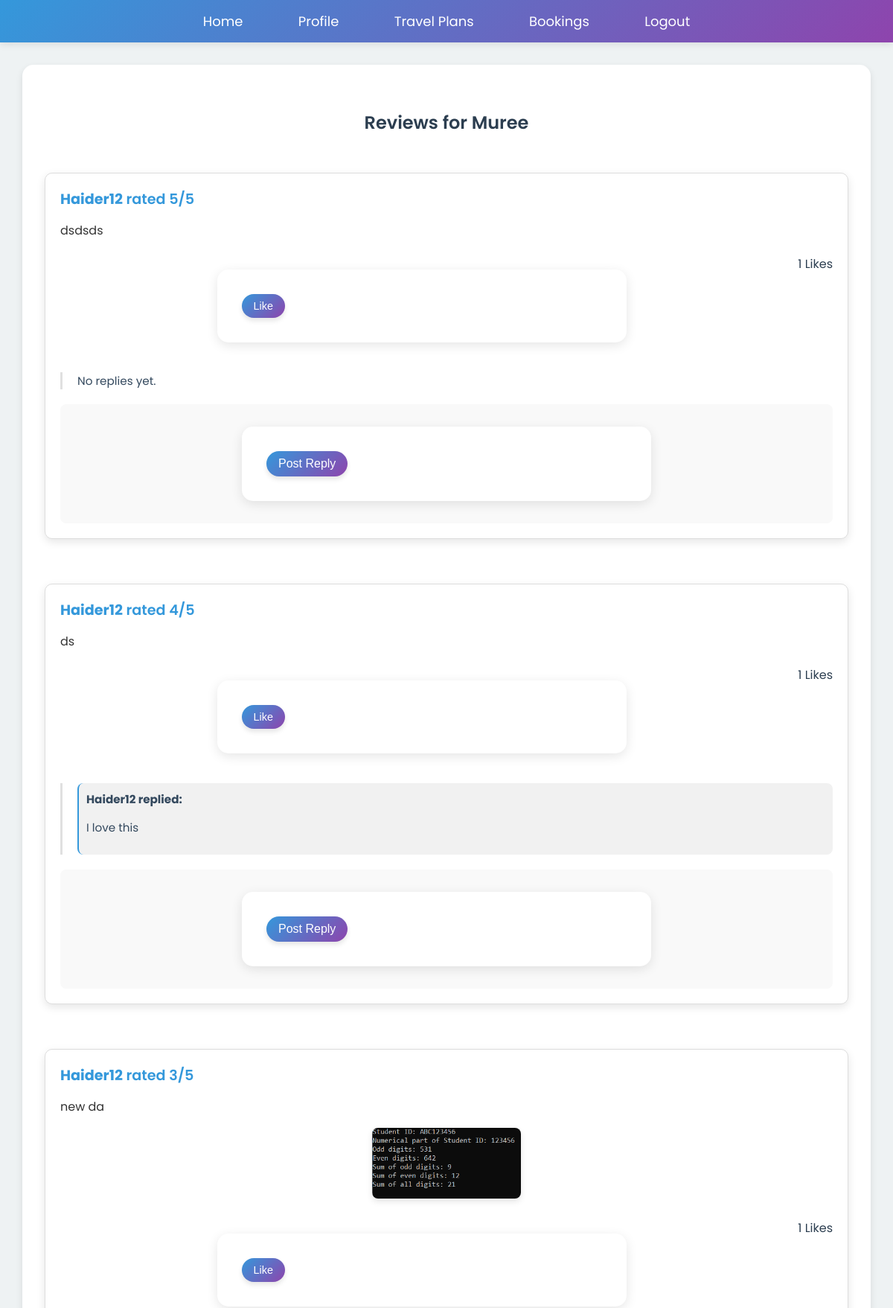
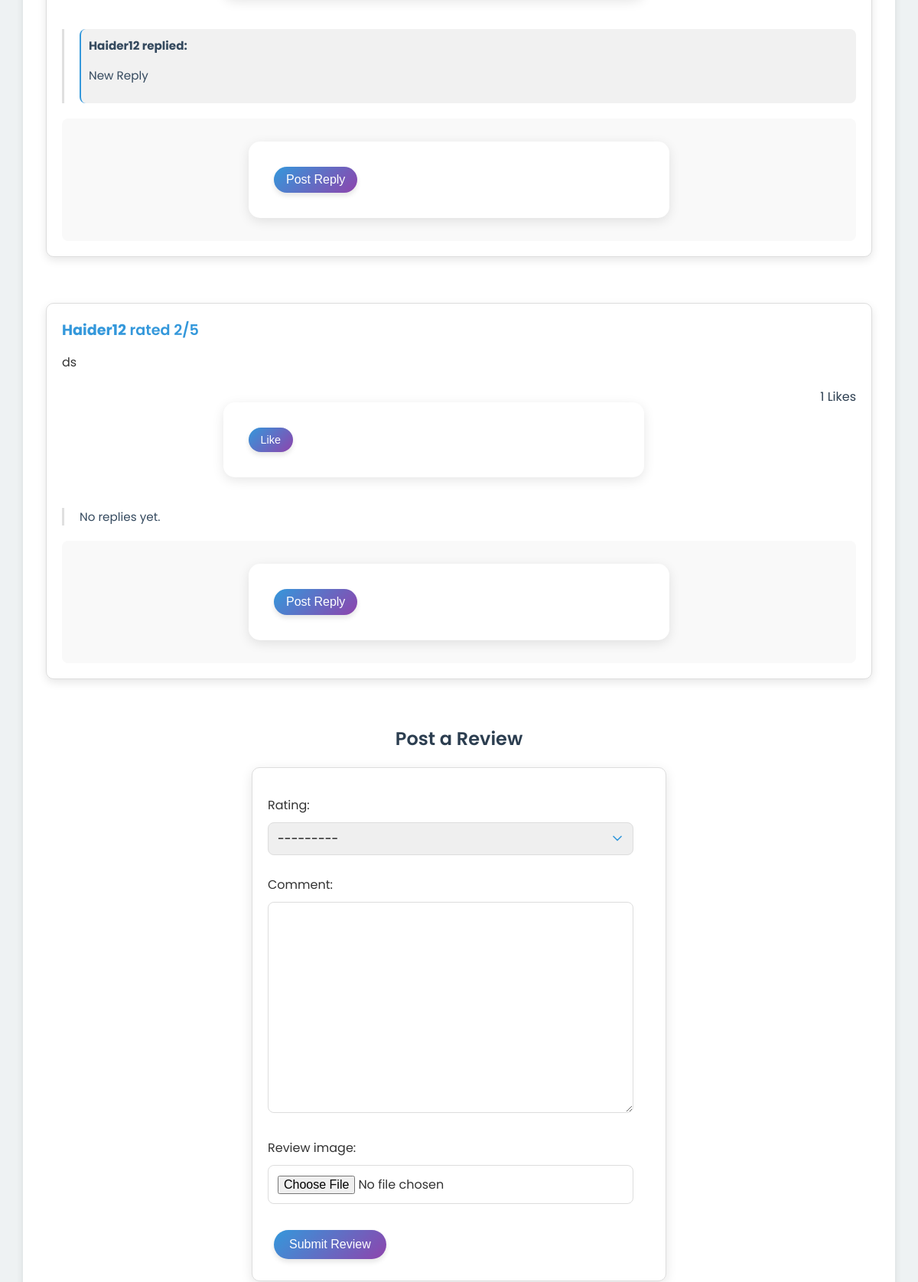
Screenshot of /destination/1/reviews/ (signed in, upper part) with the database file from the repository (2 pictures, top to bottom).
### myapp/models.py (models this page shows, shortened)
class Destination(models.Model):
    id = models.AutoField(primary_key=True)
    name = models.CharField(max_length=255, unique=True)
    description = models.TextField()
    best_season = models.CharField(max_length=50, blank=True, null=True, default="All Seasons")
    image = models.ImageField(upload_to='destinations/', blank=True, null=True)
    latitude = models.DecimalField(max_digits=9, decimal_places=6, blank=True, null=True)
    longitude = models.DecimalField(max_digits=9, decimal_places=6, blank=True, null=True)
    activities = models.TextField(blank=True, null=True)
    created_at = models.DateTimeField(auto_now_add=True)

class Review(models.Model):
    RATING_CHOICES = [
        (1, '1 - Poor'),
        (2, '2 - Fair'),
        (3, '3 - Good'),
        (4, '4 - Very Good'),
        (5, '5 - Excellent'),
    ]
    user = models.ForeignKey(user_register, on_delete=models.CASCADE)
    destination = models.ForeignKey(Destination, on_delete=models.CASCADE)
    rating = models.IntegerField(choices=RATING_CHOICES)
    comment = models.TextField()
    review_image = models.ImageField(upload_to='review_images/', blank=True, null=True)
    created_at = models.DateTimeField(auto_now_add=True)
    updated_at = models.DateTimeField(auto_now=True)

class user_register(models.Model):
    id = models.AutoField(primary_key=True)
    profile_picture = models.ImageField(upload_to='profile_pics/', blank=True, null=True)
    full_name = models.CharField(max_length=255, default="John Doe")
    first_name = models.CharField(max_length=100, default="John")
    last_name = models.CharField(max_length=100, default="Doe")
    username = models.CharField(max_length=150, unique=True)
    email = models.EmailField(unique=True)
    password = models.CharField(max_length=128)  # Consider hashing passwords properly
    GENDER_CHOICES = [
        ('male', 'Male'),
        ('female', 'Female'),
    ]
    gender = models.CharField(max_length=6, choices=GENDER_CHOICES, default='male')
    age = models.PositiveIntegerField(default=18)
    nationality = models.CharField(max_length=100, default="Pakistani")
    city = models.CharField(max_length=100, default="Lahore")
    postal_address = models.TextField(default="123 Default Street")
    mobile_no = models.CharField(max_length=15, blank=True, null=True)  # Not unique anymore
    AGE_RANGE_CHOICES = [
    ('18-25', '18-25'),
    ('26-35', '26-35'),
    ('36-45', '36-45'),
    ('46-60', '46-60'),
    ('60+', '60+'),
    ]
    age_range = models.CharField(
    max_length=10,
    choices=AGE_RANGE_CHOICES,
    default='18-25',
    blank=True,
    null=True
    )
    preferred_travel_season = models.CharField(max_length=50, choices=[
        ('Summer', 'Summer'),
        ('Winter', 'Winter'),
        ('Spring', 'Spring'),
        ('Autumn', 'Autumn'),
        ('All Seasons', 'All Seasons'),
    ], default="Summer")
    preferred_travel_type = models.CharField(max_length=50, choices=[
        ('Adventure', 'Adventure'),
        ('Relaxation', 'Relaxation'),
        ('Cultural', 'Cultural'),
        ('Historical', 'Historical'),
        ('Nature', 'Nature'),
    ], default="Adventure")
    budget_range = models.CharField(max_length=50, choices=[
        ('Low', 'Low'),
        ('Medium', 'Medium'),
        ('High', 'High'),
    ], default="Low")
    last_visited_destination = models.ForeignKey(
        'Destination',
        on_delete=models.SET_NULL,
        blank=True,
        null=True,
        related_name='last_visited_by_users'
    )
    last_visited_destination = models.ForeignKey(
        'Destination',
        on_delete=models.SET_NULL,
        blank=True,
        null=True,
        related_name='users_last_visited'
    )

class Reply(models.Model):
    user = models.ForeignKey(user_register, on_delete=models.CASCADE)
    review = models.ForeignKey(Review, related_name='replies', on_delete=models.CASCADE)
    comment = models.TextField()
    created_at = models.DateTimeField(auto_now_add=True)

### myapp/views.py (the view)
# urls.py: path('destination/<int:destination_id>/reviews/', views.destination_reviews, name='destination_reviews'),
def destination_reviews(request, destination_id):
    destination = get_object_or_404(Destination, id=destination_id)
    reviews = Review.objects.filter(destination=destination).order_by('-created_at')
    username = request.session.get('username')
    if not username:
        return redirect('login')  # If no username found in session, redirect to login
    try:
        user = user_register.objects.get(username=username)
    except user_register.DoesNotExist:
        return redirect('login')  # If user does not exist, force re-login
    if request.method == 'POST':
        form = ReviewForm(request.POST, request.FILES)
        if form.is_valid():
            review = form.save(commit=False)
            review.user = user  # Use the user object retrieved from session
            review.destination = destination
            review.save()
            messages.success(request, 'Your review has been posted successfully!')
            return redirect('destination_reviews', destination_id=destination.id)
    else:
        form = ReviewForm()
    return render(request, 'destination_reviews.html', {
        'username': username,
        'destination': destination,
        'reviews': reviews,
        'form': form
    })

### myapp/forms.py
class ReviewForm(forms.ModelForm):
    class Meta:
        model = Review
        fields = ['rating', 'comment', 'review_image']

### templates/destination_reviews.html (shortened to what this page needs)
{% extends "base.html" %}
{% block content %}
<h2 style="text-align: center; color: #2c3e50; font-weight: 600; margin-bottom: 30px;">Reviews for {{ destination.name }}</h2>
<div class="reviews-container" style="display: flex; flex-direction: column; gap: 20px;">
    {% for review in reviews %}
    <div class="review-card" style="border: 1px solid #ddd; padding: 20px; border-radius: 10px; background-color: #fff; box-shadow: 0 4px 12px rgba(0,0,0,0.1);">
        <div class="review-header" style="font-weight: 600; color: #3498db;">
            <strong>{{ review.user.username }}</strong> rated {{ review.rating }}/5
        </div>
        <p style="font-size: 1em; margin-top: 10px;">{{ review.comment }}</p>
        {% if review.review_image %}
        <div class="review-image" style="margin-top: 15px; text-align: center;">
            <img src="{{ review.review_image.url }}" width="200px" alt="Review image" style="border-radius: 8px;">
        </div>
        {% endif %}
        <div class="review-actions" style="margin-top: 20px;">
            <form method="POST" action="{% url 'like_review' review.id %}" style="display: inline;">
                <button type="submit" class="like-btn" style="background-color: #3498db; color: white; border: none; padding: 8px 16px; border-radius: 30px; cursor: pointer; transition: background-color 0.3s;">
                    Like
                </button>
            </form>
            <span class="like-count" style="font-size: 1em; color: #2c3e50; margin-left: 10px;">{{ review.like_set.count }} Likes</span>
        </div>
        <div class="replies" style="margin-top: 20px; font-size: 0.95em; color: #34495e;">
            {% for reply in review.replies.all %}
                <div class="reply" style="margin-top: 15px; padding: 10px; border-left: 2px solid #3498db; background-color: #f1f1f1; border-radius: 8px;">
                    <strong>{{ reply.user.username }} replied:</strong>
                    <p>{{ reply.comment }}</p>
                </div>
            {% empty %}
                <p>No replies yet.</p>
            {% endfor %}
        </div>
        {% if request.session.username %}
            <div class="reply-form" id="reply-form-{{ review.id }}" style="margin-top: 20px; padding: 10px; background-color: #f9f9f9; border-radius: 8px;">
                <form method="POST" action="{% url 'post_reply' review.id %}">
                    <button type="submit" style="background-color: #3498db; color: white; padding: 8px 16px; border: none; border-radius: 30px;">Post Reply</button>
                </form>
            </div>
        {% else %}
            <p>You must be logged in to post a reply.</p>
        {% endif %}
    </div>
    {% empty %}
        <p style="font-size: 1.2em; color: #2c3e50;">No reviews yet. Be the first to post!</p>
    {% endfor %}
</div>
{% if request.session.username %}
    <h2 style="margin-top: 40px; color: #2c3e50; font-weight: 600;">Post a Review</h2>
    <form method="POST" enctype="multipart/form-data" class="review-form" style="margin-top: 20px; padding: 20px; border-radius: 10px; border: 1px solid #ddd; background-color: #fff;">
        {{ form.as_p }}
        <button type="submit" style="background-color: #3498db; color: white; padding: 10px 20px; border: none; border-radius: 30px; cursor: pointer;">Submit Review</button>
    </form>
{% else %}
    <p style="color: #2c3e50;">You must be logged in to post a review.</p>
{% endif %}
{% endblock %}

### templates/base.html (shortened to what this page needs)
{% load static %}
<!DOCTYPE html>
<html>
<head>
</head>
<body>
    <header>
        <nav>
            <ul>
                {% if request.session.username %}
                    <li><a href="{% url 'home' %}">Home</a></li>
                    <li><a href="{% url 'update_profile' %}">Profile</a></li>
                    <li><a href="{% url 'travel_plans_list' %}">Travel Plans</a></li>
                    <li><a href="{% url 'bookings_list' %}">Bookings</a></li>
                    <li><a href="{% url 'logout' %}">Logout</a></li>
                {% else %}
                    <li><a href="{% url 'home' %}">Home</a></li>
                    <li><a href="{% url 'login' %}">Login</a></li>
                    <li><a href="{% url 'register' %}">Register</a></li>
                {% endif %}
            </ul>
        </nav>
    </header>
    <main class="container">
        {% block content %}
        {% endblock %}
    </main>
</body>
</html>

### templates/base.html (style rules this page uses)
body { font-family: 'Poppins', sans-serif; margin: 0; padding: 0; background-color: #eef2f3; color: #333; }
nav { background: linear-gradient(135deg, #3498db, #8e44ad); padding: 15px 0; text-align: center; box-shadow: 0 2px 10px rgba(0, 0, 0, 0.1); }
nav ul { list-style: none; padding: 0; margin: 0; display: inline-block; }
nav li { display: inline; }
nav a { color: white; text-decoration: none; margin: 0 20px; font-size: 18px; transition: all 0.3s ease; padding: 8px 15px; border-radius: 20px; }
h1,h2,h3,h4 { text-align: center; margin: 30px; }
.container { width: 90%; max-width: 1200px; margin: 30px auto; padding: 30px; background-color: white; border-radius: 15px; box-shadow: 0 4px 10px rgba(0, 0, 0, 0.1); }
h1, h2, h3, h4 { color: #2c3e50; margin-bottom: 20px; }
button { background: linear-gradient(135deg, #3498db, #8e44ad); color: white; border: none; padding: 10px 20px; margin: 8px; cursor: pointer; border-radius: 30px; font-size: 16px; transition: all 0.3s ease; box-shadow: 0 4px 6px rgba(0, 0, 0, 0.1); }
form { width: 90%; max-width: 500px; margin: 20px auto; padding: 25px; background-color: white; border-radius: 15px; box-shadow: 0 4px 15px rgba(0, 0, 0, 0.1); }
input, textarea, select { width: calc(100% - 22px); padding: 12px; margin: 10px 0; border: 1px solid #ddd; border-radius: 8px; box-sizing: border-box; font-size: 16px; font-family: 'Poppins', sans-serif; transition: border 0.3s ease; }
select { appearance: none; -webkit-appearance: none; -moz-appearance: none; background-repeat: no-repeat; background-position: right 10px center; background-size: 20px; }
.reviews-container { display: flex; flex-direction: column; gap: 20px; margin-top: 20px; }
.review-card { border: none; padding: 20px; margin: 20px 0; border-radius: 15px; box-shadow: 0 4px 15px rgba(0, 0, 0, 0.1); background-color: white; transition: transform 0.3s; }
.review-header { font-weight: 600; font-size: 1.2em; margin-bottom: 15px; color: #2c3e50; }
.review-image img { border-radius: 10px; max-width: 100%; object-fit: cover; box-shadow: 0 4px 8px rgba(0, 0, 0, 0.1); }
.review-actions { margin-top: 15px; display: flex; gap: 10px; }
.like-btn, .reply-btn { background: linear-gradient(135deg, #3498db, #8e44ad); color: white; border: none; padding: 8px 15px; border-radius: 20px; cursor: pointer; font-size: 0.9em; transition: all 0.3s ease; }
.replies { margin-top: 15px; padding-left: 20px; border-left: 3px solid #e0e0e0; }
.reply { background-color: #f8f9fa; padding: 15px; margin-top: 10px; border-radius: 10px; }

### rows the page displays
Destination: name "Muree"
Review: user.username "Haider12", rating "5", comment "dsdsds", like_set.count "1"
Review: user.username "Haider12", rating "4", comment "ds", like_set.count "1"
Reply: user.username "Haider12", comment "I love this"
Review: user.username "Haider12", rating "3", comment "new da", review_image (picture), like_set.count "1"
Reply: user.username "Haider12", comment "New Reply"
Review: user.username "Haider12", rating "2", comment "ds", like_set.count "1"
